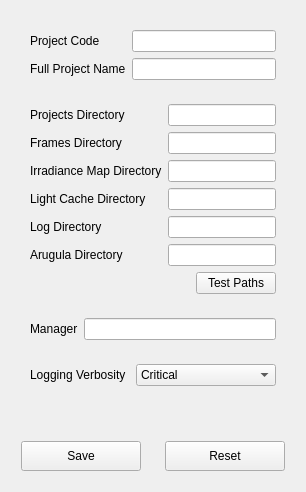
  <widget class="QWidget" name="config_tbdg">
   <attribute name="title">
    <string>Configuration</string>
   </attribute>
   <layout class="QVBoxLayout" name="verticalLayout_2">
    <item>
     <layout class="QVBoxLayout" name="verticalLayout">
      <property name="sizeConstraint">
       <enum>QLayout::SetDefaultConstraint</enum>
      </property>
      <property name="leftMargin">
       <number>10</number>
      </property>
      <property name="topMargin">
       <number>10</number>
      </property>
      <property name="rightMargin">
       <number>10</number>
      </property>
      <property name="bottomMargin">
       <number>10</number>
      </property>
      <item>
       <widget class="QMaxRollout" name="config_project_mro" native="true">
        <property name="title" stdset="0">
         <string>Project</string>
        </property>
        <layout class="QVBoxLayout" name="verticalLayout_7">
         <item>
          <layout class="QFormLayout" name="formLayout_5">
           <item row="0" column="0">
            <widget class="QLabel" name="label_project_projectCode">
             <property name="text">
              <string>Project Code</string>
             </property>
             <property name="buddy">
              <cstring>config_project_projectCode_le</cstring>
             </property>
            </widget>
           </item>
           <item row="0" column="1">
            <widget class="QLineEdit" name="config_project_projectCode_le">
             <property name="sizePolicy">
              <sizepolicy hsizetype="Expanding" vsizetype="Fixed">
               <horstretch>0</horstretch>
               <verstretch>0</verstretch>
              </sizepolicy>
             </property>
             <property name="toolTip">
              <string>&lt;html&gt;&lt;head/&gt;&lt;body&gt;&lt;p&gt;The prefix code for the project, used also as the name for the foler containing the project directory.&lt;/p&gt;&lt;/body&gt;&lt;/html&gt;</string>
             </property>
            </widget>
           </item>
           <item row="1" column="0">
            <widget class="QLabel" name="label_project_fullName">
             <property name="sizePolicy">
              <sizepolicy hsizetype="Expanding" vsizetype="Preferred">
               <horstretch>0</horstretch>
               <verstretch>0</verstretch>
              </sizepolicy>
             </property>
             <property name="text">
              <string>Full Project Name</string>
             </property>
             <property name="buddy">
              <cstring>config_project_fullName_le</cstring>
             </property>
            </widget>
           </item>
           <item row="1" column="1">
            <widget class="QLineEdit" name="config_project_fullName_le">
             <property name="toolTip">
              <string>&lt;html&gt;&lt;head/&gt;&lt;body&gt;&lt;p&gt;The official name for the project, used for generating descriptions&lt;/p&gt;&lt;/body&gt;&lt;/html&gt;</string>
             </property>
            </widget>
           </item>
          </layout>
         </item>
        </layout>
       </widget>
      </item>
      <item>
       <widget class="QMaxRollout" name="config_paths_mro" native="true">
        <property name="title" stdset="0">
         <string>Paths</string>
        </property>
        <layout class="QVBoxLayout" name="verticalLayout_9">
         <item>
          <layout class="QFormLayout" name="formLayout_3">
           <item row="0" column="0">
            <widget class="QLabel" name="label_paths_projectsDirectory">
             <property name="text">
              <string>Projects Directory</string>
             </property>
             <property name="buddy">
              <cstring>config_paths_projectsDirectory_le</cstring>
             </property>
            </widget>
           </item>
           <item row="0" column="1">
            <widget class="QLineEdit" name="config_paths_projectsDirectory_le">
             <property name="toolTip">
              <string>&lt;html&gt;&lt;head/&gt;&lt;body&gt;&lt;p&gt;The master directory containing all projects.&lt;/p&gt;&lt;p&gt;Tokens:&lt;/p&gt;&lt;ul style=&quot;margin-top: 0px; margin-bottom: 0px; margin-left: 0px; margin-right: 0px; -qt-list-indent: 1;&quot;&gt;&lt;li style=&quot; margin-top:12px; margin-bottom:0px; margin-left:0px; margin-right:0px; -qt-block-indent:0; text-indent:0px;&quot;&gt;&amp;quot;$(code)&amp;quot;: the project code&lt;/li&gt;&lt;li style=&quot; margin-top:0px; margin-bottom:0px; margin-left:0px; margin-right:0px; -qt-block-indent:0; text-indent:0px;&quot;&gt;&amp;quot;$(projects)&amp;quot;: the master projects directory&lt;/li&gt;&lt;li style=&quot; margin-top:0px; margin-bottom:12px; margin-left:0px; margin-right:0px; -qt-block-indent:0; text-indent:0px;&quot;&gt;&amp;quot;$(user_scripts)&amp;quot;: the 3ds Max user scripts directory&lt;/li&gt;&lt;/ul&gt;&lt;p&gt;&lt;br/&gt;&lt;/p&gt;&lt;/body&gt;&lt;/html&gt;</string>
             </property>
            </widget>
           </item>
           <item row="1" column="0">
            <widget class="QLabel" name="label_paths_framesDirectory">
             <property name="text">
              <string>Frames Directory</string>
             </property>
             <property name="buddy">
              <cstring>config_paths_framesDirectory_le</cstring>
             </property>
            </widget>
           </item>
           <item row="1" column="1">
            <widget class="QLineEdit" name="config_paths_framesDirectory_le">
             <property name="toolTip">
              <string>&lt;html&gt;&lt;head/&gt;&lt;body&gt;&lt;p&gt;The directory containing rendered frames.&lt;/p&gt;&lt;p&gt;Tokens:&lt;/p&gt;&lt;ul style=&quot;margin-top: 0px; margin-bottom: 0px; margin-left: 0px; margin-right: 0px; -qt-list-indent: 1;&quot;&gt;&lt;li style=&quot; margin-top:12px; margin-bottom:0px; margin-left:0px; margin-right:0px; -qt-block-indent:0; text-indent:0px;&quot;&gt;&amp;quot;$(code)&amp;quot;: the project code&lt;/li&gt;&lt;li style=&quot; margin-top:0px; margin-bottom:0px; margin-left:0px; margin-right:0px; -qt-block-indent:0; text-indent:0px;&quot;&gt;&amp;quot;$(projects)&amp;quot;: the master projects directory&lt;/li&gt;&lt;li style=&quot; margin-top:0px; margin-bottom:12px; margin-left:0px; margin-right:0px; -qt-block-indent:0; text-indent:0px;&quot;&gt;&amp;quot;$(user_scripts)&amp;quot;: the 3ds Max user scripts directory&lt;/li&gt;&lt;/ul&gt;&lt;p&gt;&lt;br/&gt;&lt;/p&gt;&lt;/body&gt;&lt;/html&gt;</string>
             </property>
            </widget>
           </item>
           <item row="2" column="0">
            <widget class="QLabel" name="label_paths_irradianceMapDirectory">
             <property name="text">
              <string>Irradiance Map Directory</string>
             </property>
             <property name="buddy">
              <cstring>config_paths_irradianceMapDirectory_le</cstring>
             </property>
            </widget>
           </item>
           <item row="2" column="1">
            <widget class="QLineEdit" name="config_paths_irradianceMapDirectory_le">
             <property name="toolTip">
              <string>&lt;html&gt;&lt;head/&gt;&lt;body&gt;&lt;p&gt;The directory containing Irradiance Map files.&lt;/p&gt;&lt;p&gt;Tokens:&lt;/p&gt;&lt;ul style=&quot;margin-top: 0px; margin-bottom: 0px; margin-left: 0px; margin-right: 0px; -qt-list-indent: 1;&quot;&gt;&lt;li style=&quot; margin-top:12px; margin-bottom:0px; margin-left:0px; margin-right:0px; -qt-block-indent:0; text-indent:0px;&quot;&gt;&amp;quot;$(code)&amp;quot;: the project code&lt;/li&gt;&lt;li style=&quot; margin-top:0px; margin-bottom:0px; margin-left:0px; margin-right:0px; -qt-block-indent:0; text-indent:0px;&quot;&gt;&amp;quot;$(projects)&amp;quot;: the master projects directory&lt;/li&gt;&lt;li style=&quot; margin-top:0px; margin-bottom:12px; margin-left:0px; margin-right:0px; -qt-block-indent:0; text-indent:0px;&quot;&gt;&amp;quot;$(user_scripts)&amp;quot;: the 3ds Max user scripts directory&lt;/li&gt;&lt;/ul&gt;&lt;p&gt;&lt;br/&gt;&lt;/p&gt;&lt;/body&gt;&lt;/html&gt;</string>
             </property>
            </widget>
           </item>
           <item row="3" column="0">
            <widget class="QLabel" name="label_paths_lightCacheDirectory">
             <property name="text">
              <string>Light Cache Directory</string>
             </property>
             <property name="buddy">
              <cstring>config_paths_lightCacheDirectory_le</cstring>
             </property>
            </widget>
           </item>
           <item row="3" column="1">
            <widget class="QLineEdit" name="config_paths_lightCacheDirectory_le">
             <property name="toolTip">
              <string>&lt;html&gt;&lt;head/&gt;&lt;body&gt;&lt;p&gt;The directory containing Light Cache files&lt;/p&gt;&lt;p&gt;Tokens:&lt;/p&gt;&lt;ul style=&quot;margin-top: 0px; margin-bottom: 0px; margin-left: 0px; margin-right: 0px; -qt-list-indent: 1;&quot;&gt;&lt;li style=&quot; margin-top:12px; margin-bottom:0px; margin-left:0px; margin-right:0px; -qt-block-indent:0; text-indent:0px;&quot;&gt;&amp;quot;$(code)&amp;quot;: the project code&lt;/li&gt;&lt;li style=&quot; margin-top:0px; margin-bottom:0px; margin-left:0px; margin-right:0px; -qt-block-indent:0; text-indent:0px;&quot;&gt;&amp;quot;$(projects)&amp;quot;: the master projects directory&lt;/li&gt;&lt;li style=&quot; margin-top:0px; margin-bottom:12px; margin-left:0px; margin-right:0px; -qt-block-indent:0; text-indent:0px;&quot;&gt;&amp;quot;$(user_scripts)&amp;quot;: the 3ds Max user scripts directory&lt;/li&gt;&lt;/ul&gt;&lt;p&gt;&lt;br/&gt;&lt;/p&gt;&lt;/body&gt;&lt;/html&gt;</string>
             </property>
            </widget>
           </item>
           <item row="4" column="0">
            <widget class="QLabel" name="label_paths_logDirectory">
             <property name="text">
              <string>Log Directory</string>
             </property>
             <property name="buddy">
              <cstring>config_paths_logDirectory_le</cstring>
             </property>
            </widget>
           </item>
           <item row="4" column="1">
            <widget class="QLineEdit" name="config_paths_logDirectory_le">
             <property name="toolTip">
              <string>&lt;html&gt;&lt;head/&gt;&lt;body&gt;&lt;p&gt;The directory in which log files will be written.&lt;/p&gt;&lt;p&gt;Tokens:&lt;/p&gt;&lt;ul style=&quot;margin-top: 0px; margin-bottom: 0px; margin-left: 0px; margin-right: 0px; -qt-list-indent: 1;&quot;&gt;&lt;li style=&quot; margin-top:12px; margin-bottom:0px; margin-left:0px; margin-right:0px; -qt-block-indent:0; text-indent:0px;&quot;&gt;&amp;quot;$(code)&amp;quot;: the project code&lt;/li&gt;&lt;li style=&quot; margin-top:0px; margin-bottom:0px; margin-left:0px; margin-right:0px; -qt-block-indent:0; text-indent:0px;&quot;&gt;&amp;quot;$(projects)&amp;quot;: the master projects directory&lt;/li&gt;&lt;li style=&quot; margin-top:0px; margin-bottom:12px; margin-left:0px; margin-right:0px; -qt-block-indent:0; text-indent:0px;&quot;&gt;&amp;quot;$(user_scripts)&amp;quot;: the 3ds Max user scripts directory&lt;/li&gt;&lt;/ul&gt;&lt;p&gt;&lt;br/&gt;&lt;/p&gt;&lt;/body&gt;&lt;/html&gt;</string>
             </property>
            </widget>
           </item>
           <item row="5" column="0">
            <widget class="QLabel" name="label_paths_arugulaDirectory">
             <property name="text">
              <string>Arugula Directory</string>
             </property>
             <property name="buddy">
              <cstring>config_paths_arugulaDirectory_le</cstring>
             </property>
            </widget>
           </item>
           <item row="5" column="1">
            <widget class="QLineEdit" name="config_paths_arugulaDirectory_le">
             <property name="toolTip">
              <string>&lt;html&gt;&lt;head/&gt;&lt;body&gt;&lt;p&gt;The directory in which Arugula MarkUps will be stored&lt;/p&gt;&lt;/body&gt;&lt;/html&gt;</string>
             </property>
            </widget>
           </item>
          </layout>
         </item>
         <item>
          <layout class="QHBoxLayout" name="horizontalLayout_4">
           <item>
            <spacer name="horizontalSpacer_5">
             <property name="orientation">
              <enum>Qt::Horizontal</enum>
             </property>
             <property name="sizeHint" stdset="0">
              <size>
               <width>0</width>
               <height>0</height>
              </size>
             </property>
            </spacer>
           </item>
           <item>
            <widget class="QPushButton" name="config_test_btn">
             <property name="enabled">
              <bool>true</bool>
             </property>
             <property name="toolTip">
              <string>&lt;html&gt;&lt;head/&gt;&lt;body&gt;&lt;p&gt;Press and hold to display resolved path names.&lt;/p&gt;&lt;/body&gt;&lt;/html&gt;</string>
             </property>
             <property name="text">
              <string>Test Paths</string>
             </property>
             <property name="checkable">
              <bool>false</bool>
             </property>
            </widget>
           </item>
          </layout>
         </item>
        </layout>
       </widget>
      </item>
      <item>
       <widget class="QMaxRollout" name="config_backburner_mro" native="true">
        <property name="title" stdset="0">
         <string>Backburner</string>
        </property>
        <layout class="QVBoxLayout" name="verticalLayout_8">
         <item>
          <layout class="QFormLayout" name="formLayout_6">
           <item row="0" column="0">
            <widget class="QLabel" name="label_backburner_manager">
             <property name="text">
              <string>Manager</string>
             </property>
             <property name="buddy">
              <cstring>config_backburner_manager_le</cstring>
             </property>
            </widget>
           </item>
           <item row="0" column="1">
            <widget class="QLineEdit" name="config_backburner_manager_le">
             <property name="toolTip">
              <string>&lt;html&gt;&lt;head/&gt;&lt;body&gt;&lt;p&gt;The name or IP address of the Backburner Manager&lt;/p&gt;&lt;/body&gt;&lt;/html&gt;</string>
             </property>
            </widget>
           </item>
          </layout>
         </item>
        </layout>
       </widget>
      </item>
      <item>
       <widget class="QMaxRollout" name="config_logging_mro" native="true">
        <property name="title" stdset="0">
         <string>Logging</string>
        </property>
        <layout class="QVBoxLayout" name="verticalLayout_10">
         <item>
          <layout class="QFormLayout" name="formLayout_7">
           <item row="0" column="0">
            <widget class="QLabel" name="label_logging_loggingLevel">
             <property name="minimumSize">
              <size>
               <width>100</width>
               <height>0</height>
              </size>
             </property>
             <property name="text">
              <string>Logging Verbosity</string>
             </property>
             <property name="buddy">
              <cstring>config_logging_loggingLevel_cmbx</cstring>
             </property>
            </widget>
           </item>
           <item row="0" column="1">
            <widget class="QComboBox" name="config_logging_loggingLevel_cmbx">
             <property name="toolTip">
              <string>&lt;html&gt;&lt;head/&gt;&lt;body&gt;&lt;p&gt;Sets the priority and number of log messages.  &lt;/p&gt;&lt;/body&gt;&lt;/html&gt;</string>
             </property>
             <property name="editable">
              <bool>false</bool>
             </property>
             <item>
              <property name="text">
               <string>Critical</string>
              </property>
             </item>
             <item>
              <property name="text">
               <string>Error</string>
              </property>
             </item>
             <item>
              <property name="text">
               <string>Warning</string>
              </property>
             </item>
             <item>
              <property name="text">
               <string>Info</string>
              </property>
             </item>
             <item>
              <property name="text">
               <string>Debug</string>
              </property>
             </item>
            </widget>
           </item>
          </layout>
         </item>
        </layout>
       </widget>
      </item>
      <item>
       <spacer name="verticalSpacer">
        <property name="orientation">
         <enum>Qt::Vertical</enum>
        </property>
        <property name="sizeHint" stdset="0">
         <size>
          <width>20</width>
          <height>40</height>
         </size>
        </property>
       </spacer>
      </item>
      <item>
       <layout class="QHBoxLayout" name="horizontalLayout_config_controlButtons">
        <item>
         <widget class="QPushButton" name="config_save_btn">
          <property name="minimumSize">
           <size>
            <width>120</width>
            <height>30</height>
           </size>
          </property>
          <property name="text">
           <string>Save</string>
          </property>
         </widget>
        </item>
        <item>
         <spacer name="horizontal_spacer_config_controlButtons">
          <property name="orientation">
           <enum>Qt::Horizontal</enum>
          </property>
          <property name="sizeType">
           <enum>QSizePolicy::Expanding</enum>
          </property>
          <property name="sizeHint" stdset="0">
           <size>
            <width>10</width>
            <height>20</height>
           </size>
          </property>
         </spacer>
        </item>
        <item>
         <widget class="QPushButton" name="config_reset_btn">
          <property name="minimumSize">
           <size>
            <width>120</width>
            <height>30</height>
           </size>
          </property>
          <property name="text">
           <string>Reset</string>
          </property>
         </widget>
        </item>
       </layout>
      </item>
     </layout>
    </item>
   </layout>
  </widget>
